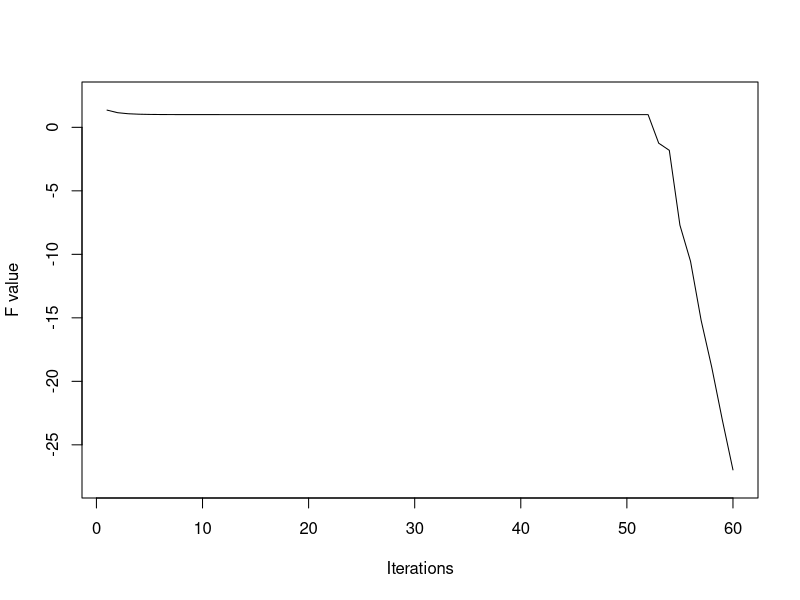
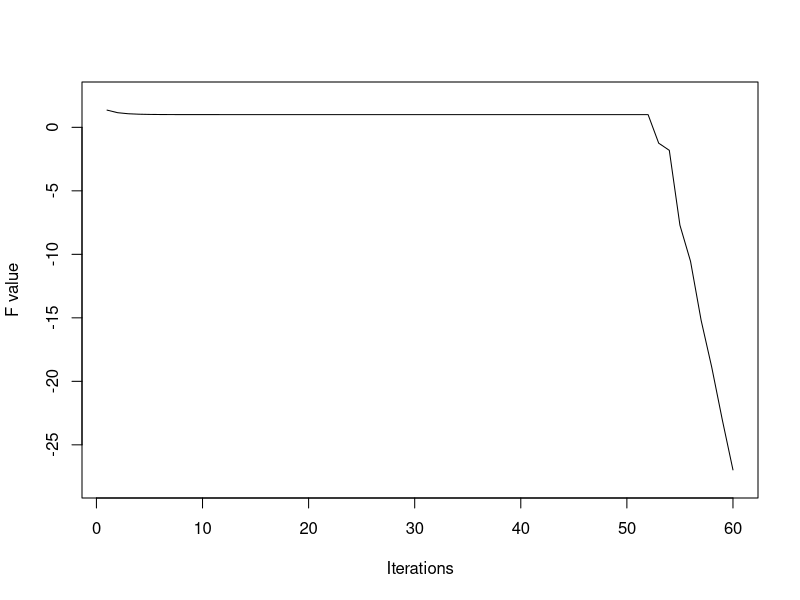
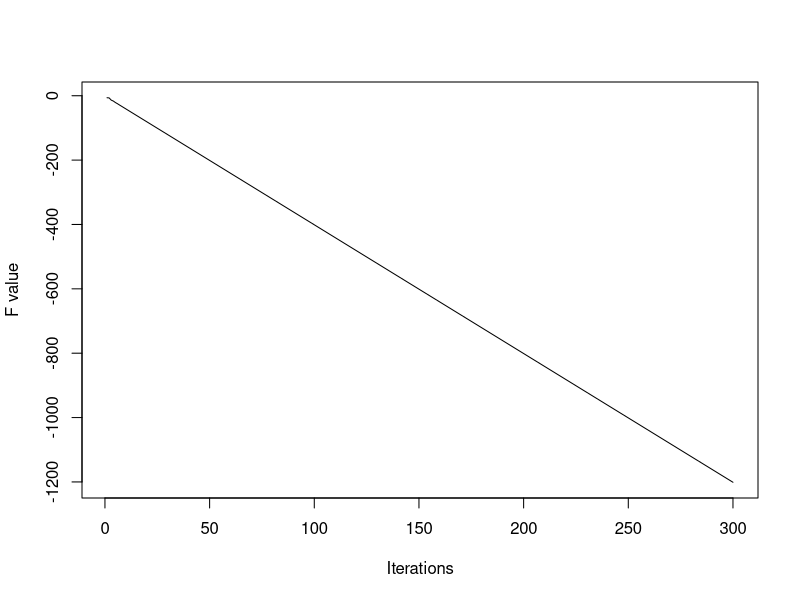

The R script that drew these images, in order:
## ---- chunk 1
####################
### Function for test ###
####################

PowellE1<-function(xstart,cycles,fig=T){
  #######function part ##############
  UpdateCycle<-function(x){
    Sign<-function(x){
      if (x>0){
        return(1)
      }else{
        if (x<0){
          return(-1)
        }else{
          return(0)
        }
      }
    }
    x.new<-c()
    x.new[1]<-Sign(x[2]+x[3])*(1+0.5*abs(x[2]+x[3]))
    x.new[2]<-Sign(x.new[1]+x[3])*(1+0.5*abs(x.new[1]+x[3]))
    x.new[3]<-Sign(x.new[1]+x.new[2])*(1+0.5*abs(x.new[1]+x.new[2]))
    cycle<-matrix(c(x.new[1],x[2],x[3],x.new[1],x.new[2],x[3],x.new[1],x.new[2],x.new[3]),
                  ncol=3,byrow=T)
    return(cycle)
  }
  
  fpowell<-function(x){
    
    PostivePart<-function(x){
      ifelse(x>=0,x,0)
    }
    
    fval<-(-(x[1]*x[2]+x[2]*x[3]+x[1]*x[3]))+
      PostivePart(x[1]-1)^2+PostivePart(-x[1]-1)^2+
      PostivePart(x[2]-1)^2+PostivePart(-x[2]-1)^2+
      PostivePart(x[3]-1)^2+PostivePart(-x[3]-1)^2
    return(fval)
  }
  ############ operation part ################
  x.store<-matrix(ncol=3,nrow=cycles*3+1)
  x.store[1,]<-xstart
  for (i in seq_len(cycles)){
    x.store[(3*i-1):(3*i+1),]<-UpdateCycle(x.store[3*i-2,])
  }
  x.store<-x.store[-1,]
  fval<-rep(0,cycles*3)
  
  for(i in seq_len(cycles*3)){
    fval[i]<-fpowell(x.store[i,])
  }
  fval<-as.matrix(fval)
  
  if (fig==T){
    plot(fval,ylim=c(min(fval)-1,max(fval)+1),type="l",xlab="Iterations",ylab = "F value")
  }
  r<-list()
  r$x.iterate<-x.store
  r$fval<-fval
  return(r)
}


##################
#### Test 1 ########
##################


perturb<-0.5
xstart<-c(-1-perturb,1+0.5*perturb,-1-0.25*perturb)
cycles<-20

r<-PowellE1(xstart,cycles,fig=T)

##################
#### Test 2 ########
##################

perturb<-0.5
xstart<-c(-1-perturb,1+0.5*perturb,-1-0.25*perturb)
cycles<-20

r<-PowellE1(xstart,cycles,fig=T)

##################
#### Test 3 ########
##################

xstart<-c(3,2,1)
cycles<-100

r<-PowellE1(xstart,cycles,fig=T)
